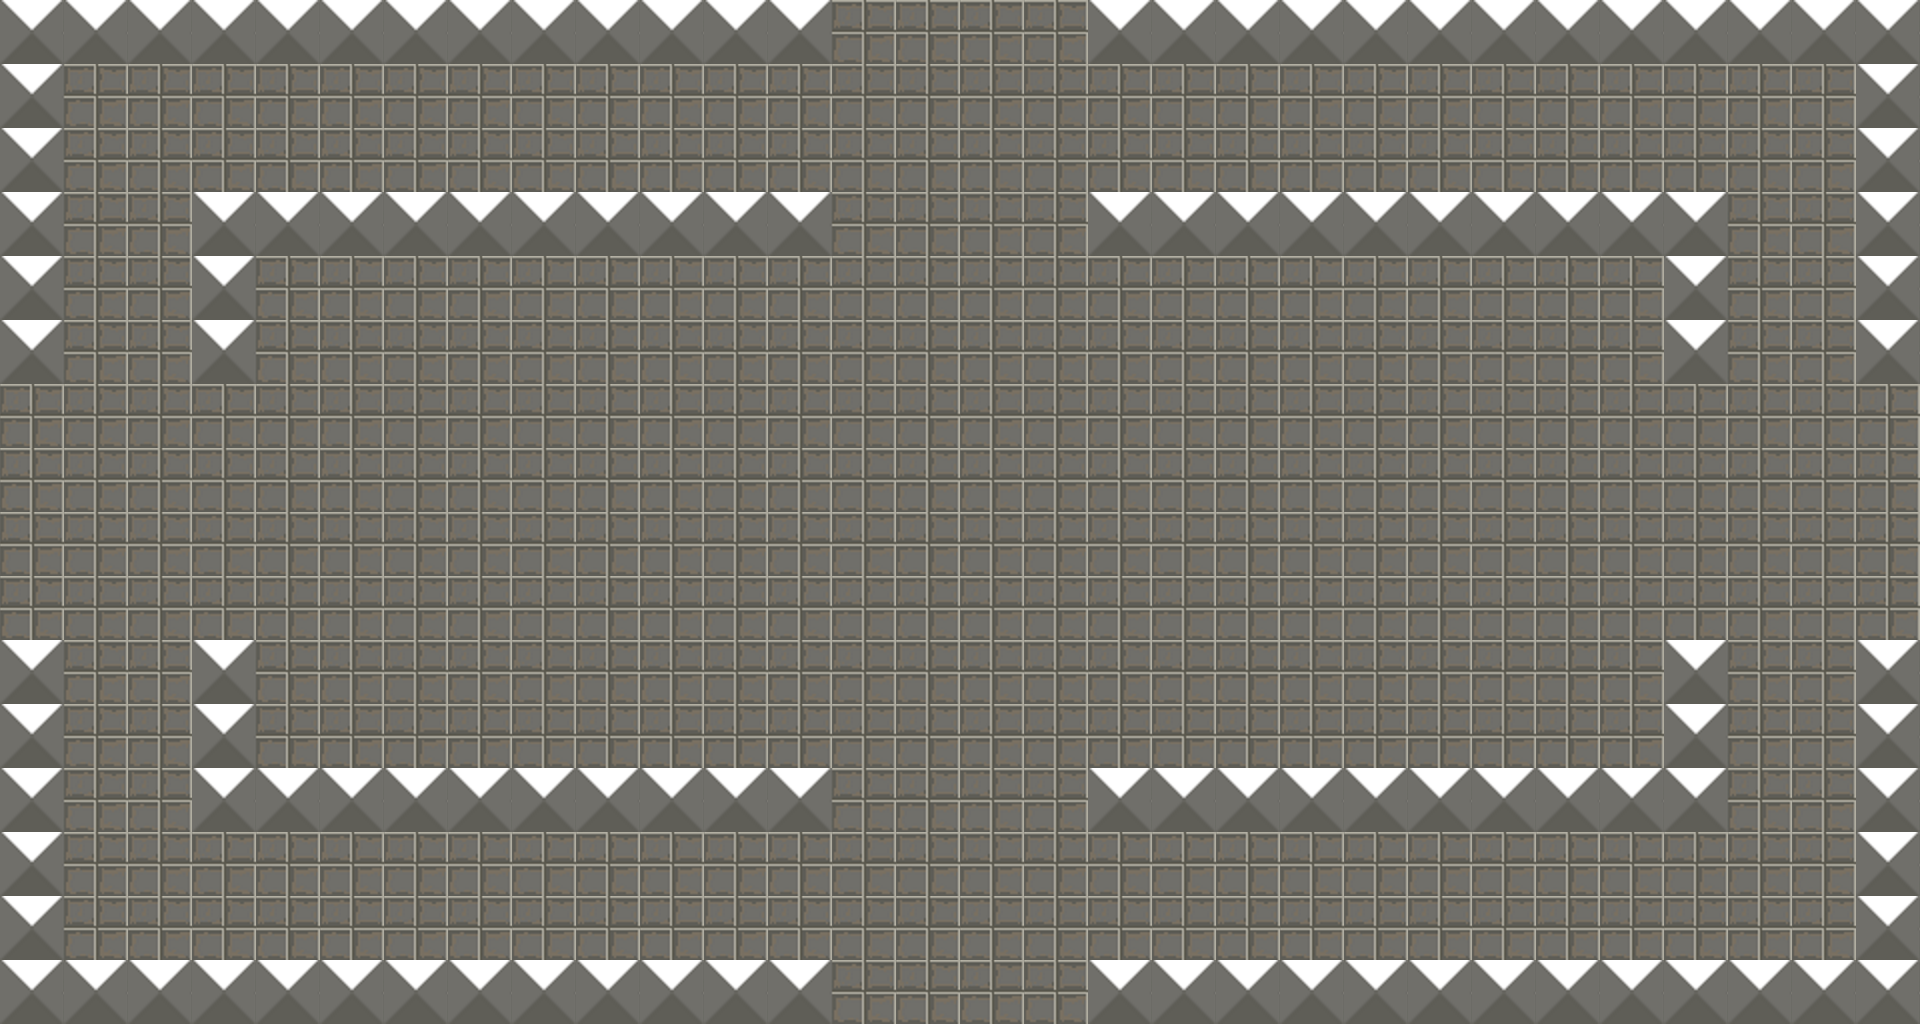

Tiled map render using the project's own tile images. Description and the whole map definition, tile-layer contents included, below:
An orthogonal 30x16 tile map with 64x64 px tiles, 2 tile layers (Floor, Walls) and 16 objects.

<map version="1.10" tiledversion="1.10.2" orientation="orthogonal" renderorder="right-down" width="30" height="16" tilewidth="64" tileheight="64" infinite="0" nextlayerid="4" nextobjectid="37">
 <editorsettings>
  <export target="test_map2.lua" format="lua" />
 </editorsettings>
 <tileset firstgid="1" name="shitty_tileset" tilewidth="64" tileheight="64" tilecount="2" columns="2">
  <image source="../sprites/tilesets/shitty_tileset.png" width="128" height="64" />
 </tileset>
 <layer id="1" name="Floor" width="30" height="16">
  <data encoding="csv">
2,2,2,2,2,2,2,2,2,2,2,2,2,2,2,2,2,2,2,2,2,2,2,2,2,2,2,2,2,2,
2,2,2,2,2,2,2,2,2,2,2,2,2,2,2,2,2,2,2,2,2,2,2,2,2,2,2,2,2,2,
2,2,2,2,2,2,2,2,2,2,2,2,2,2,2,2,2,2,2,2,2,2,2,2,2,2,2,2,2,2,
2,2,2,2,2,2,2,2,2,2,2,2,2,2,2,2,2,2,2,2,2,2,2,2,2,2,2,2,2,2,
2,2,2,2,2,2,2,2,2,2,2,2,2,2,2,2,2,2,2,2,2,2,2,2,2,2,2,2,2,2,
2,2,2,2,2,2,2,2,2,2,2,2,2,2,2,2,2,2,2,2,2,2,2,2,2,2,2,2,2,2,
2,2,2,2,2,2,2,2,2,2,2,2,2,2,2,2,2,2,2,2,2,2,2,2,2,2,2,2,2,2,
2,2,2,2,2,2,2,2,2,2,2,2,2,2,2,2,2,2,2,2,2,2,2,2,2,2,2,2,2,2,
2,2,2,2,2,2,2,2,2,2,2,2,2,2,2,2,2,2,2,2,2,2,2,2,2,2,2,2,2,2,
2,2,2,2,2,2,2,2,2,2,2,2,2,2,2,2,2,2,2,2,2,2,2,2,2,2,2,2,2,2,
2,2,2,2,2,2,2,2,2,2,2,2,2,2,2,2,2,2,2,2,2,2,2,2,2,2,2,2,2,2,
2,2,2,2,2,2,2,2,2,2,2,2,2,2,2,2,2,2,2,2,2,2,2,2,2,2,2,2,2,2,
2,2,2,2,2,2,2,2,2,2,2,2,2,2,2,2,2,2,2,2,2,2,2,2,2,2,2,2,2,2,
2,2,2,2,2,2,2,2,2,2,2,2,2,2,2,2,2,2,2,2,2,2,2,2,2,2,2,2,2,2,
2,2,2,2,2,2,2,2,2,2,2,2,2,2,2,2,2,2,2,2,2,2,2,2,2,2,2,2,2,2,
2,2,2,2,2,2,2,2,2,2,2,2,2,2,2,2,2,2,2,2,2,2,2,2,2,2,2,2,2,2
</data>
 </layer>
 <layer id="2" name="Walls" width="30" height="16">
  <data encoding="csv">
1,1,1,1,1,1,1,1,1,1,1,1,1,0,0,0,0,1,1,1,1,1,1,1,1,1,1,1,1,1,
1,0,0,0,0,0,0,0,0,0,0,0,0,0,0,0,0,0,0,0,0,0,0,0,0,0,0,0,0,1,
1,0,0,0,0,0,0,0,0,0,0,0,0,0,0,0,0,0,0,0,0,0,0,0,0,0,0,0,0,1,
1,0,0,1,1,1,1,1,1,1,1,1,1,0,0,0,0,1,1,1,1,1,1,1,1,1,1,0,0,1,
1,0,0,1,0,0,0,0,0,0,0,0,0,0,0,0,0,0,0,0,0,0,0,0,0,0,1,0,0,1,
1,0,0,1,0,0,0,0,0,0,0,0,0,0,0,0,0,0,0,0,0,0,0,0,0,0,1,0,0,1,
0,0,0,0,0,0,0,0,0,0,0,0,0,0,0,0,0,0,0,0,0,0,0,0,0,0,0,0,0,0,
0,0,0,0,0,0,0,0,0,0,0,0,0,0,0,0,0,0,0,0,0,0,0,0,0,0,0,0,0,0,
0,0,0,0,0,0,0,0,0,0,0,0,0,0,0,0,0,0,0,0,0,0,0,0,0,0,0,0,0,0,
0,0,0,0,0,0,0,0,0,0,0,0,0,0,0,0,0,0,0,0,0,0,0,0,0,0,0,0,0,0,
1,0,0,1,0,0,0,0,0,0,0,0,0,0,0,0,0,0,0,0,0,0,0,0,0,0,1,0,0,1,
1,0,0,1,0,0,0,0,0,0,0,0,0,0,0,0,0,0,0,0,0,0,0,0,0,0,1,0,0,1,
1,0,0,1,1,1,1,1,1,1,1,1,1,0,0,0,0,1,1,1,1,1,1,1,1,1,1,0,0,1,
1,0,0,0,0,0,0,0,0,0,0,0,0,0,0,0,0,0,0,0,0,0,0,0,0,0,0,0,0,1,
1,0,0,0,0,0,0,0,0,0,0,0,0,0,0,0,0,0,0,0,0,0,0,0,0,0,0,0,0,1,
1,1,1,1,1,1,1,1,1,1,1,1,1,0,0,0,0,1,1,1,1,1,1,1,1,1,1,1,1,1
</data>
 </layer>
 <objectgroup id="3" name="Collisions" visible="0">
  <object id="19" x="0" y="960" width="832" height="64" />
  <object id="20" x="0" y="640" width="64" height="320" />
  <object id="21" x="0" y="0" width="64" height="384" />
  <object id="22" x="64" y="0" width="768" height="64" />
  <object id="25" x="1856" y="640" width="64" height="384" />
  <object id="26" x="1088" y="960" width="768" height="64" />
  <object id="27" x="1856" y="0" width="64" height="384" />
  <object id="28" x="1088" y="0" width="768" height="64" />
  <object id="29" x="192" y="192" width="640" height="64" />
  <object id="30" x="192" y="768" width="640" height="64" />
  <object id="31" x="1088" y="192" width="640" height="64" />
  <object id="32" x="1088" y="768" width="640" height="64" />
  <object id="33" x="192" y="256" width="64" height="128" />
  <object id="34" x="1664" y="256" width="64" height="128" />
  <object id="35" x="1664" y="640" width="64" height="128" />
  <object id="36" x="192" y="640" width="64" height="128" />
 </objectgroup>
</map>